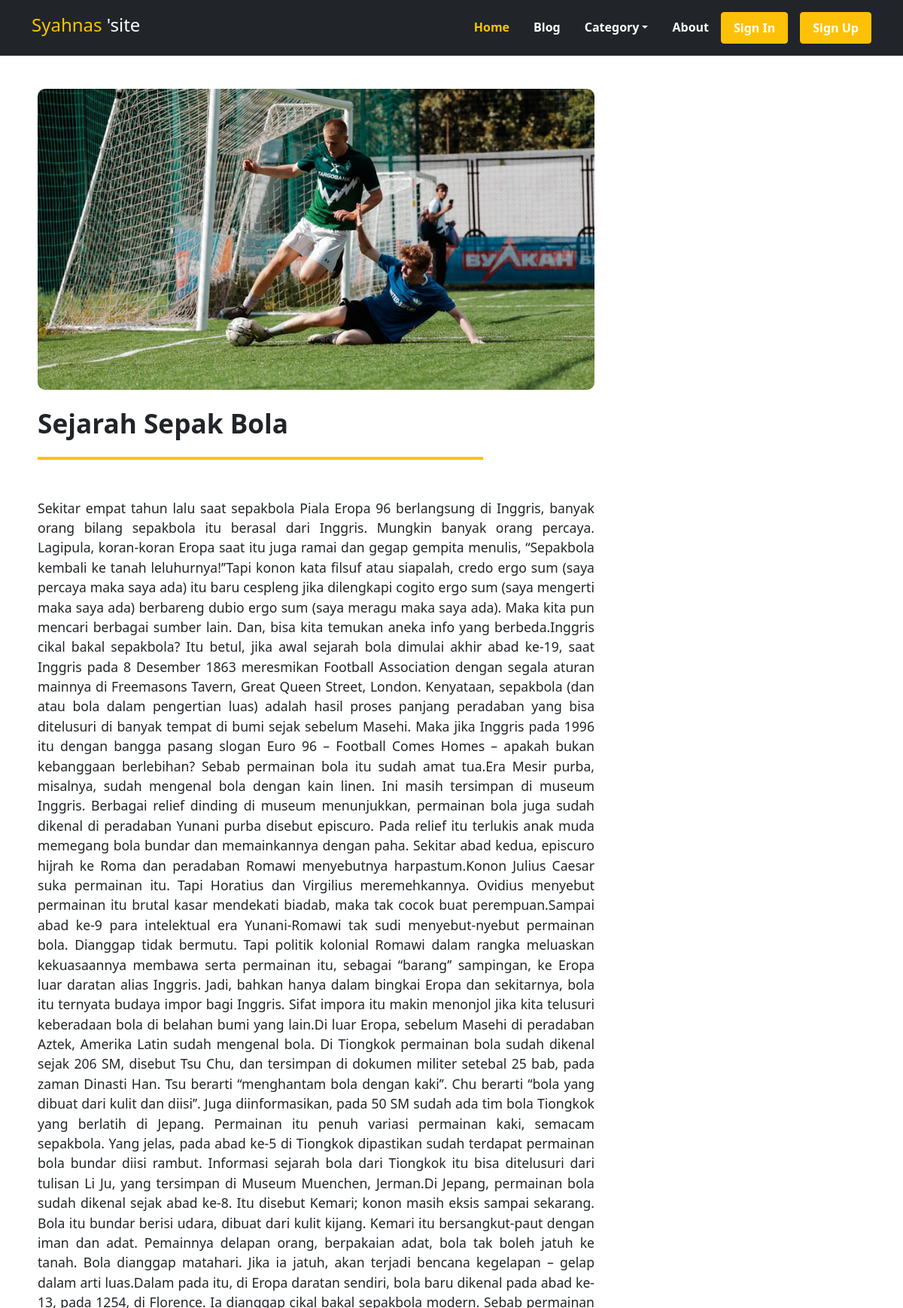
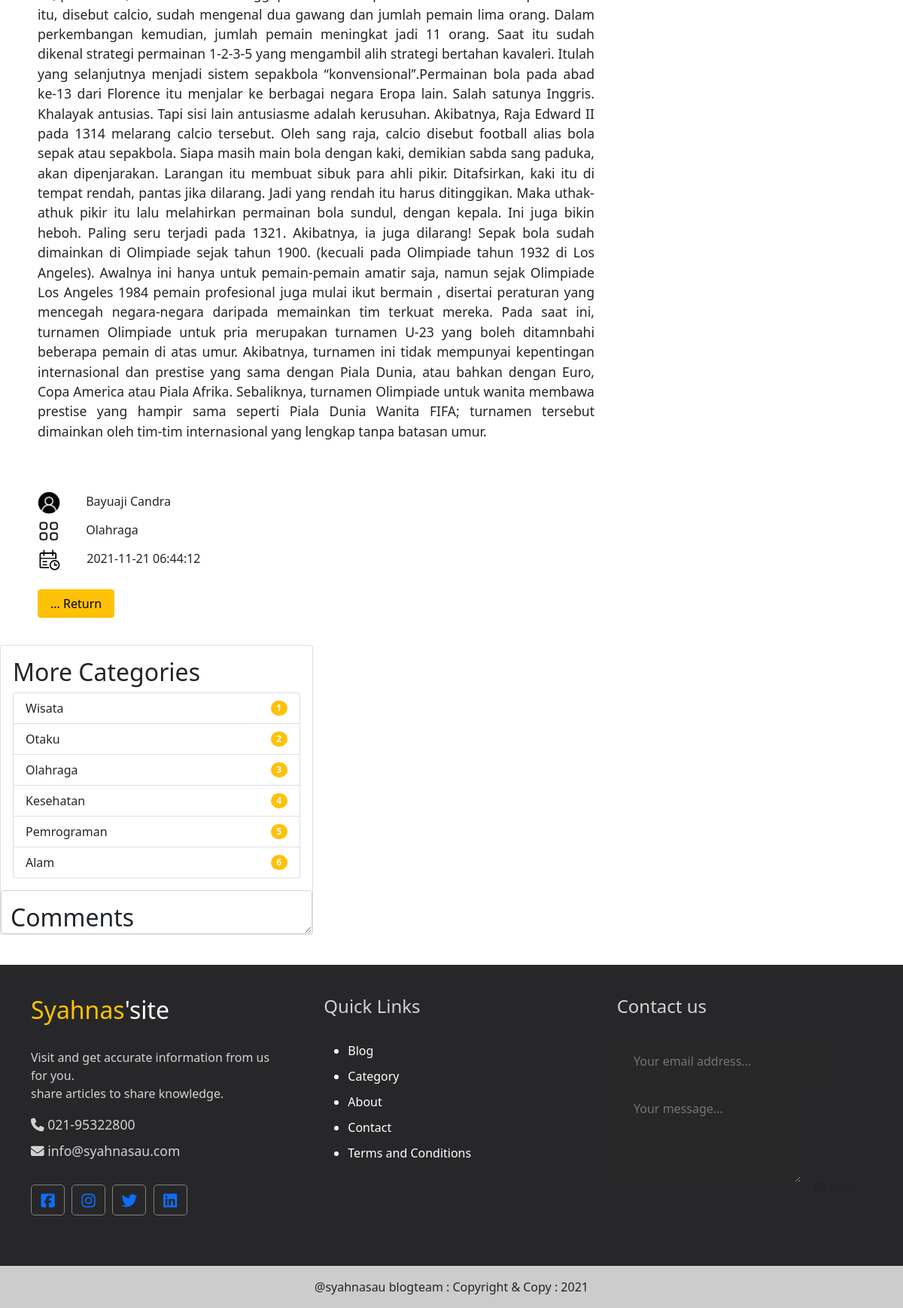
Screenshot of /post.php?id=3 with the database file from the repository (2 pictures, top to bottom).
### tables this page shows
CREATE TABLE `articles` (
  `id` int(11) NOT NULL,
  `title` varchar(50) NOT NULL,
  `content` text NOT NULL,
  `thumbnail` varchar(100) NOT NULL,
  `categories_id` int(30) NOT NULL,
  `user_id` int(30) NOT NULL,
  `created_at` datetime NOT NULL
);

CREATE TABLE `users` (
  `id` int(11) NOT NULL,
  `name` varchar(30) NOT NULL,
  `username` varchar(20) NOT NULL,
  `password` varchar(30) NOT NULL,
  `email` varchar(30) NOT NULL
);

CREATE TABLE `categories` (
  `id` int(11) NOT NULL,
  `name` varchar(50) NOT NULL
);

### myphp/function.php (called while the page is built, shortened)
<?php
include("myphp/connect.php");
function getUserById($user_id, $conn){
  $sql = "SELECT * FROM users WHERE id=$user_id";
  $result = $conn->query($sql);
  if ($result->num_rows > 0){
    while($row = $result->fetch_assoc()){
      return $row["name"];
    }
  }
}
$categories = mysqli_query ($conn, "SELECT * FROM categories");
function getCategoryById ($categories_id, $conn){
  $sql = "SELECT * FROM categories WHERE id=$categories_id";
  $result = $conn->query($sql);
  if ($result->num_rows > 0) {
    while($row = $result->fetch_assoc()) {
      return $row["name"];
    }
  }
}
function getArticleById ($article_id, $conn){
  $sql = "SELECT * FROM articles WHERE id=$article_id";
  $result = $conn->query($sql);
  if ($result->num_rows > 0) {
    while($row = $result->fetch_assoc()) {
      return $row;
    }
  }
}
?>

### post.php (the view, shortened to what this page needs)
<?php
include("myphp/function.php");
$article_id = $_GET["id"];
$result = getArticleById($article_id, $conn);
?>
<!DOCTYPE html>
<html lang="en">
<head>
    <link href="https://cdn.jsdelivr.net/npm/bootstrap@5.1.3/dist/css/bootstrap.min.css" rel="stylesheet"
>
    <link rel="stylesheet" href="./assets//font-awesome/all.min.css">
    <link rel="stylesheet" href="tools/style.css" />
</head>
<body>
<?php include("myphp/inc/navbar.php");?>
<div class="page-wrapper">
<div class="content clearfix py-4">
    <div class="main-content-wrapper">
        <div class="main-content single">
            <img src="<?= $result["thumbnail"] ?>" class="main-thumbnail img-fluid center" alt="thumbnail">
            <div class="main-hr2 col-md-8 ">
              <h1><?= $result["title"]?> </h1>
            </div>
            <br>
            <div class="post-content main-postingan py-4">
                <p style="text-align: justify;">
                    <?= $result["content"]?>
                </p>
            </div>
            <div class="align-text-right">
              <br>
              <h6 class="card-name">
                <img src="image/logouser.png" style="height : 30px; margin-right :30px;">
                <?= getUserById($result["user_id"], $conn) ?>
              </h6>
              <h6 class="logodate">
                <img src="image/logocategory.png" style="height : 30px; margin-right :30px;">
                <?= getCategoryById($result["categories_id"], $conn) ?>
              </h6>
              <h6 class="logodate">
                  <img src="image/logodate1.png" style="height : 30px; margin-right :30px;">
                  <?= $result["created_at"]?>
              </h6>
              <div class=" py-3">
                  <a name="" href="index.php" class="btn btn-warning px-3">... Return</a>
              </div>
            </div>
        </div>
    </div>
    <div class="card my-3" style="width: 26rem;">
        <div class="card-body">
          <h2 class="card-title">More Categories</h2>
           <ul class="list-group">
           <?php while( $row = mysqli_fetch_assoc($categories)): ?>
              <li class="list-group-item d-flex justify-content-between align-items-center">
                <?= $row["name"]?>
                <span class="badge bg-warning rounded-pill"><?= $row["id"]?></span>
              </li>
              <?php endwhile; ?>
            </ul>
        </div>
        <div class="form-floating">
            <textarea class="form-control" placeholder="Leave a comment here" id="floatingTextarea"></textarea>
            <label for="floatingTextarea"><h2>Comments</h2></label>
        </div>
</div>
</div>
<?php include("myphp/inc/footer.php");?>
</body>
</html>

### tools/style.css (style rules this page uses)
.main-hr2 { border-bottom: 4px solid #ffc300; width: 80%; }
.main-thumbnail { border-radius: 10px; }
.content .main-content { width: 70%; float: left; }
.content .main-content.single { background: white; padding: 20px 50px; font-size: 1.1em; border-radius: 5px; }
.content h1 { display: block; font-size: 2em; margin-block-start: 0.67em; margin-block-end: 0.67em; margin-inline-start: 0px; margin-inline-end: 0px; font-weight: bold; }

### rows the page displays
articles: thumbnail (picture), title "Sejarah Sepak Bola", content "Sekitar empat tahun lalu saat sepakbola Piala Eropa 96 berlangsung di Inggris, banyak orang bilang sepakbola itu berasal dari Inggris. Mungkin banyak orang percaya. Lagipula, koran-koran Eropa saat itu juga ramai dan gegap gempita menulis, “Sepakbola kembali ke tanah leluhurnya!’’Tapi konon kata filsuf atau siapalah, credo ergo sum (saya percaya maka saya ada) itu baru cespleng jika dilengkapi cogito ergo sum (saya mengerti maka saya ada) berbareng dubio ergo sum (saya meragu maka saya ada). Maka kita pun mencari berbagai sumber lain. Dan, bisa kita temukan aneka info yang berbeda.Inggris cikal bakal sepakbola? Itu betul, jika awal sejarah bola dimulai akhir abad ke-19, saat Inggris pada 8…", user.name "Bayuaji Candra", categories.name "Olahraga", created_at "2021-11-21 06:44:12"
categories: name "Wisata", id "1"
categories: name "Otaku", id "2"
categories: name "Olahraga", id "3"
categories: name "Kesehatan", id "4"
categories: name "Pemrograman", id "5"
categories: name "Alam", id "6"
